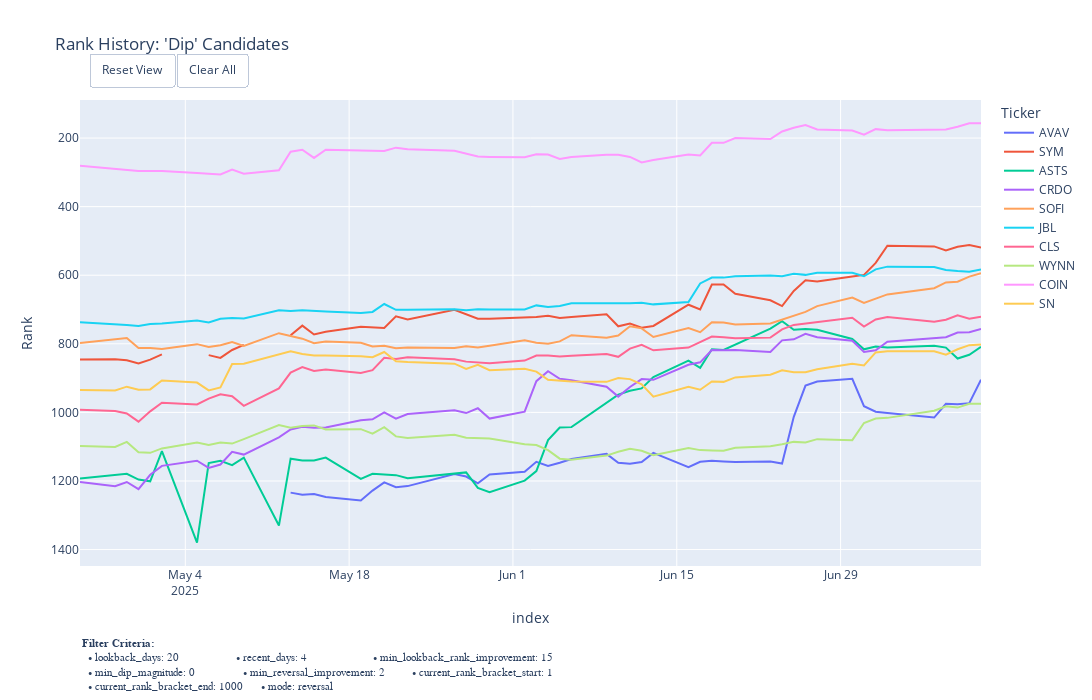

This figure's notebook cell:
### Code cell
# 1. Call the analysis function and get both the candidates and the criteria
# Using 'dip' mode for this example
rank_candidates, filter_criteria = find_rank_dip_or_reversal_opportunities(
    selected_df,
    lookback_days=lookback_days,
    recent_days=recent_days,
    min_lookback_rank_improvement=min_lookback_rank_improvement,
    # === Dip Mode Parameter ===
    min_recent_rank_drop=min_recent_rank_drop,  # <-- This activates 'Dip' mode
    # === Reversal Mode Parameters ===
    min_dip_magnitude=min_dip_magnitude,       # <-- This...
    min_reversal_improvement=min_reversal_improvement, # <-- ...and this activate 'Reversal' mode
    # === Current Rank Bracket-Filters ===    
    current_rank_bracket_start=current_rank_bracket_start,
    current_rank_bracket_end=current_rank_bracket_end,
)

# 2. Convert the list of dicts to a DataFrame for easy sorting and slicing
df_candidates = pd.DataFrame(rank_candidates)

# 3. Get the top N tickers you want to plot
tickers_to_plot = df_candidates.head(10)['ticker'].tolist()

# 4. Call the new plotting function
if tickers_to_plot:
    plot_rank_with_criteria(
        df_rank_history=selected_df,
        ticker_list=tickers_to_plot,
        title_suffix="'Dip' Candidates",
        filter_criteria=filter_criteria # Pass the dictionary here
    )
else:
    print("No candidates found to plot.")
